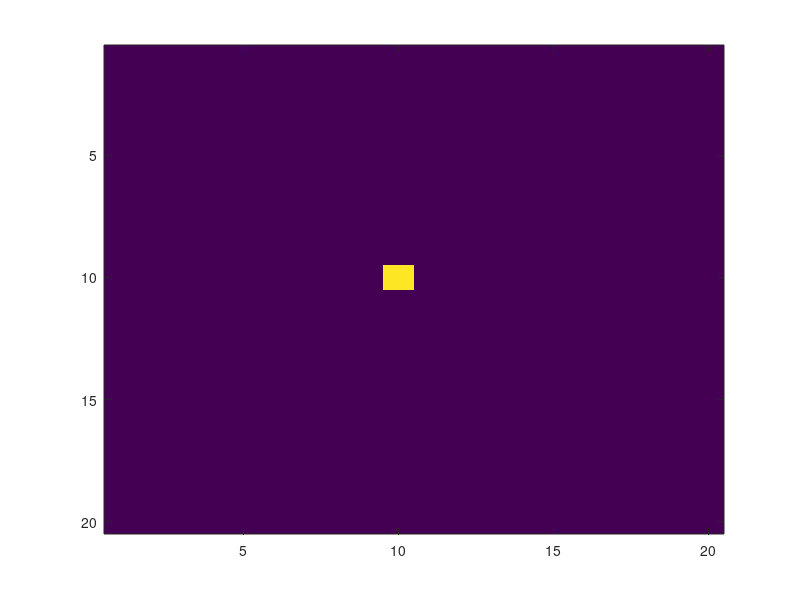

The MATLAB source for this figure: (Note: this script raises an error after producing the figure.)
p=0.4; %probability
n=20; %matrix size
maxt=10; %num of iterations

%initialze matrix
M=zeros(n,n);
M(n/2,n/2)=1;

%save initial condition for movie

Mmov(:,:,1)=M;
imagesc(M);
F(1) = getframe(gcf);
writeVideo(vidfile,F(1));

vidfile = VideoWriter('testmovie.mp4','MPEG-4');
open(vidfile);
for k=1:maxt %Looping over all timesteps
  %Mnew=propagate_onestep(M,p);
  imagesc(Mmov(:,:,k)) % this creates an image of the step k matrix
  %imagesc(Mnew);
  F(k) = getframe(gcf);  % this records the image 
  writeVideo(vidfile,F(k));  % this appends it to the video 
end
close(vidfile) 
%propagate fire function
function Mnew = propagate_onestep(M,p);
[row,col]=size(M);
Mnew=M;
for i=2:col-1 %loops through all elements of M that are not the edges
    for i=2:row-1
        if M(i,j)==1 %checking if the tile is on fire
            Mnew=updateM(Mnew,i,j-1,p); %propagate left
            Mnew=updateM(Mnew,i,j+1,p); %propagate right
            Mnew=updateM(Mnew,i-1,j,p); %propagate up
            Mnew=updateM(Mnew,i+1,j,p); %propagate down
            Mnew=updateM(Mnew,i-1,j-1,p); %propagate up left
            Mnew=updateM(Mnew,i-1,j+1,p); %propagate up right
            Mnew=updateM(Mnew,i+1,j-1,p); %propagate down left
            Mnew=updateM(Mnew,i+1,j+1,p); %propagate down right
        end
    end
end
end
